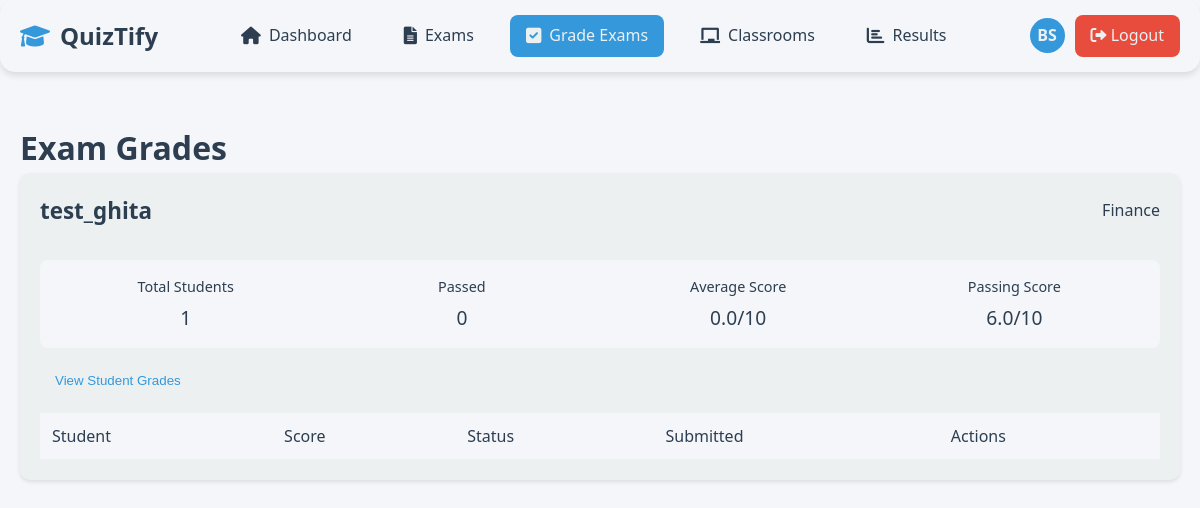
/teacher/exam-grades.php (signed in), run on an earlier commit of the app's database.
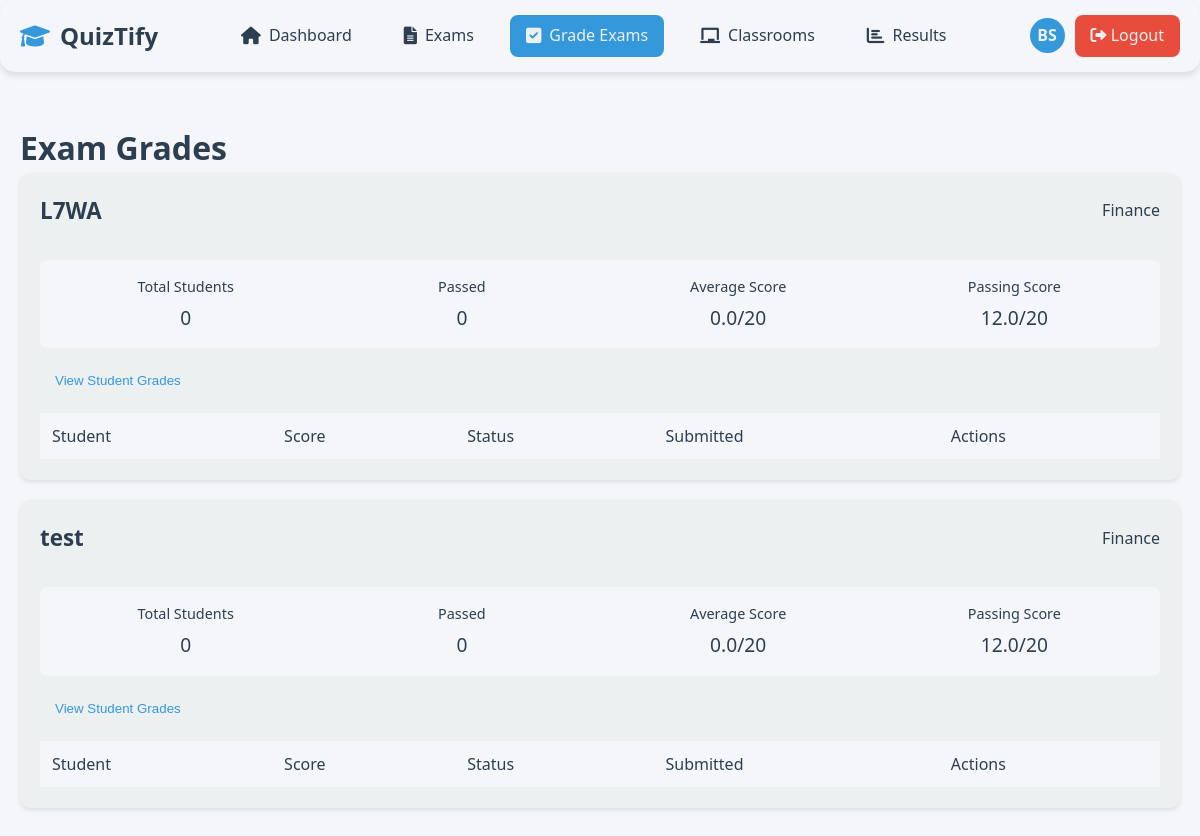
And on a later commit of the database.
### tables this page shows
CREATE TABLE `exams` (
  `id` int(11) NOT NULL,
  `title` varchar(255) NOT NULL,
  `description` text DEFAULT NULL,
  `is_published` tinyint(1) NOT NULL DEFAULT 0,
  `start_date` datetime NOT NULL,
  `end_date` datetime NOT NULL,
  `created_by` int(11) NOT NULL,
  `created_at` timestamp NOT NULL DEFAULT current_timestamp(),
  `total_points` enum('10','20','40','100') NOT NULL DEFAULT '10',
  `attempts_allowed` int(11) NOT NULL DEFAULT 1,
  `passing_score` int(11) NOT NULL DEFAULT 60,
  `has_timer` tinyint(1) DEFAULT 0,
  `duration_minutes` int(11) DEFAULT NULL
);

### teacher/exam-grades.php (the view, shortened to what the changed rows need)
<?php
$conn = getDBConnection();
$teacher_id = $_SESSION['user_id'];
$stmt = $conn->prepare("
    SELECT
        e.id as exam_id,
        e.title as exam_title,
        e.passing_score,
        e.total_points,
        c.name as classroom_name,
        COUNT(DISTINCT ea.student_id) as total_students,
        COUNT(CASE WHEN ea.score >= e.passing_score THEN 1 END) as passed_students,
        AVG(ea.score) as average_score
    FROM exams e
    JOIN exam_classrooms ec ON e.id = ec.exam_id
    JOIN classrooms c ON ec.classroom_id = c.id
    LEFT JOIN exam_attempts ea ON e.id = ea.exam_id AND ea.is_completed = 1
    WHERE e.created_by = ?
    GROUP BY e.id, e.title, e.total_points, c.name
    ORDER BY e.created_at DESC
");
$stmt->execute([$teacher_id]);
$exams = $stmt->fetchAll(PDO::FETCH_ASSOC);
function calculatePoints($percentage, $total_points) {
    return ($percentage / 100) * $total_points;
}
?>
<!DOCTYPE html>
<html lang="en">
<head>
    <link rel="stylesheet" href="https://cdnjs.cloudflare.com/ajax/libs/font-awesome/6.0.0/css/all.min.css">
</head>
<body>
    <div class="container">
        <h1>Exam Grades</h1>
        <?php foreach ($exams as $exam): ?>
            <div class="exam-card">
                <div class="exam-header">
                    <h2 class="exam-title"><?= htmlspecialchars($exam['exam_title']) ?></h2>
                    <span class="classroom"><?= htmlspecialchars($exam['classroom_name']) ?></span>
                </div>
                <div class="exam-stats">
                    <div class="stat-item">
                        <div class="stat-label">Total Students</div>
                        <div class="stat-value"><?= $exam['total_students'] ?></div>
                    </div>
                    <div class="stat-item">
                        <div class="stat-label">Passed</div>
                        <div class="stat-value"><?= $exam['passed_students'] ?></div>
                    </div>
                    <div class="stat-item">
                        <div class="stat-label">Average Score</div>
                        <div class="stat-value">
                            <?= number_format(calculatePoints($exam['average_score'], $exam['total_points']), 1) ?>/<?= $exam['total_points'] ?>
                        </div>
                    </div>
                    <div class="stat-item">
                        <div class="stat-label">Passing Score</div>
                        <div class="stat-value">
                            <?= number_format(calculatePoints($exam['passing_score'], $exam['total_points']), 1) ?>/<?= $exam['total_points'] ?>
                        </div>
                    </div>
                </div>
                <button class="toggle-grades" onclick="toggleGrades(<?= $exam['exam_id'] ?>)">
                    <i class='bx bx-chevron-down'></i> View Student Grades
                </button>
                <table class="grades-table">
                    <thead>
                        <tr>
                            <th>Student</th>
                            <th>Score</th>
                            <th>Status</th>
                            <th>Submitted</th>
                            <th>Actions</th>
                        </tr>
                    </thead>
                </table>
            </div>
        <?php endforeach; ?>
    </div>
</body>
</html>

What changed in the data, as far as the page shows it:
removed exams: title "test_ghita", classroom_name "Finance", total_students "1", passed_students "0", total_points "0.0", total_points "10", passing_score+total_points "6.0"
added exams: title "L7WA", classroom_name "Finance", total_students "0", passed_students "0", total_points "0.0", total_points "20", passing_score+total_points "12.0"
added exams: title "test", classroom_name "Finance", total_students "0", passed_students "0", total_points "0.0", total_points "20", passing_score+total_points "12.0"
